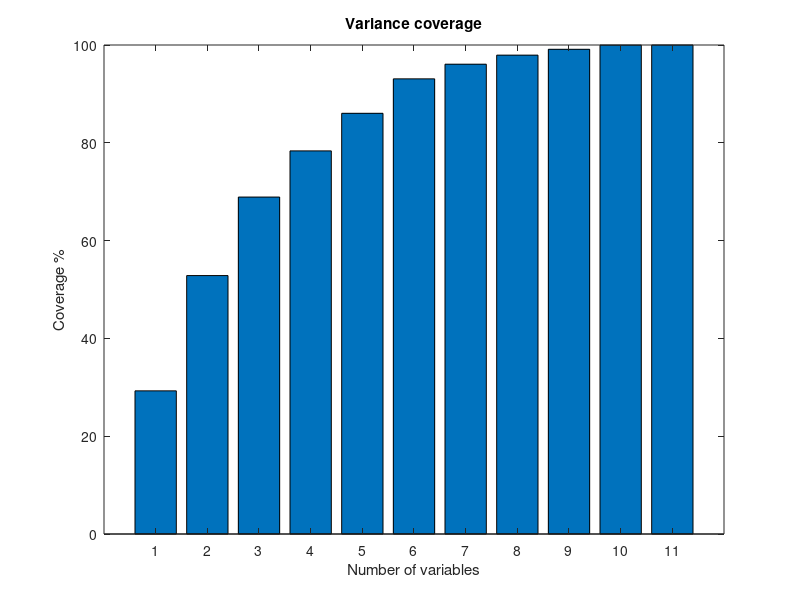
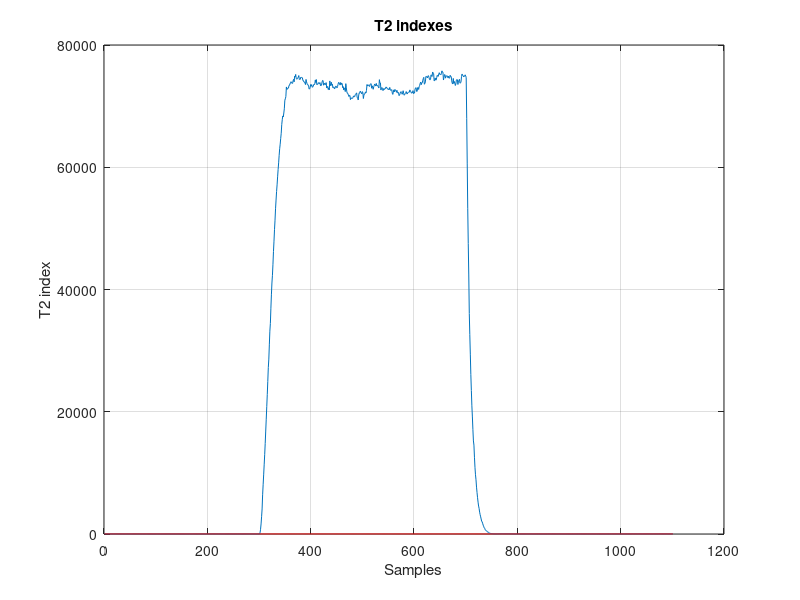
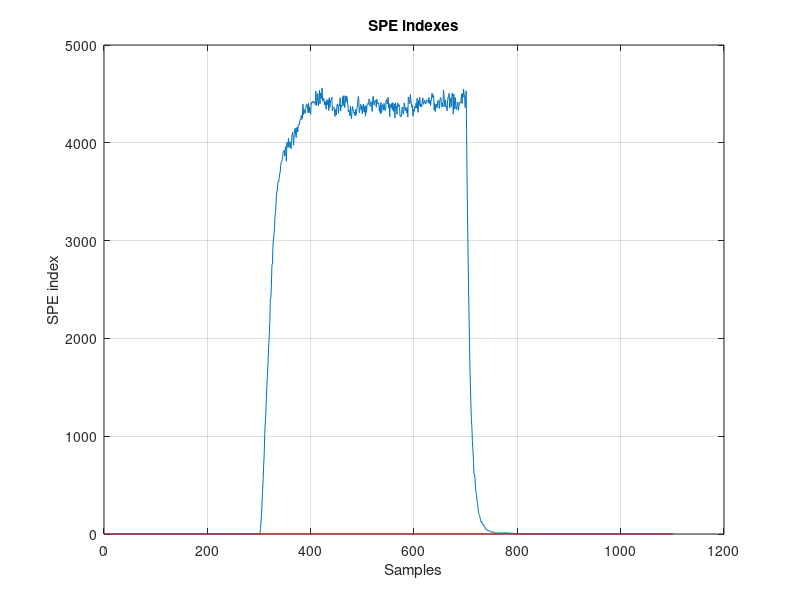
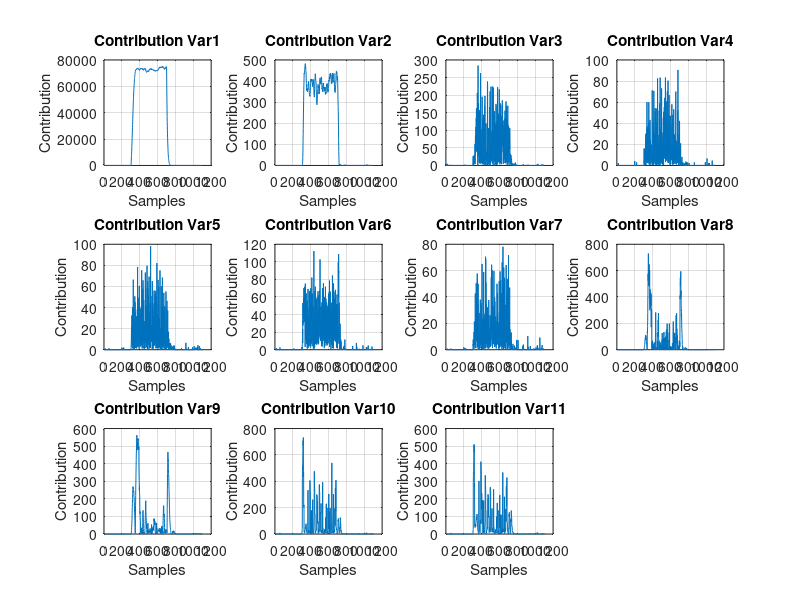

Reproduce these figures in MATLAB, in order.
%%
%
% Principal component analysis for process monitoring 
%

%% Importing Data
clear all;
close all;
load('pcadata.mat')
X = pcadata;

%% Training
Xt = X(1:300,:); % Training data


N = length(Xt); % Num of obs
nvar = size(Xt,2); % Num of var 

% Scaling
Xmean = mean(Xt);
Xstd = std(Xt);
XtScaled = Xt - ones(N,1)*Xmean;
XtScaled = XtScaled./(ones(N,1)*Xstd);

% Covariance matrix
C = XtScaled'*XtScaled/(N-1);

% Eigen vectors
[eigvec, lambda] = eigs(C,nvar);

% Principal Components
cusm = cumsum(diag(lambda));
perc = [];

% Variance coverage
for i = 1:length(cusm)
       perc = [perc cusm(i)/cusm(end)*100];
end

bar(perc);
title('Variance coverage');
xlabel('Number of variables');
ylabel('Coverage %');

% Select the number of PCs for coverage of >95%
for i = 1:length(perc)
   if(perc(i) > 95)
       break;
   end 
end

npc = i; % Number of PCs

disp(['Number of PCs (>0.95): ', num2str(npc)]);

Vk = eigvec(:,1:npc); % eigen vectors for PCs

sigma = lambda(1:npc, 1:npc); % eigenvalues for PCs


% Hotelling T2
T2lim = npc*(N-1)/(N-npc)*finv(0.95, npc, N-npc);

T2limits = zeros(npc,1); % Individual T2 limits

for i=1:npc
    T2limits(i) = sqrt(sigma(i,i))*tinv(0.98, N-1);
    
end

% SPE
zeta1 = 0;
zeta2 = 0;
zeta3 = 0;

for i = (npc+1):nvar
   zeta1 = zeta1 + lambda(i,i);
   zeta2 = zeta2 + lambda(i,i)^2;
   zeta3 = zeta3 + lambda(i,i)^3;
end

h0 = 1-(2*zeta1*zeta3)/(3*zeta2^2);
ca = norminv(0.95,0,1);
SPElim = zeta1*(ca*h0*sqrt(2*zeta2)/zeta1+1+zeta2*h0*(h0-1)/zeta1^2)^(1/h0);


%% New data

Xn = X; % Data
N2 = length(Xn); % Num of obs
nvar2 = size(Xn,2); % Num of var

% Scaling
XnScaled = Xn - ones(N2,1)*Xmean;
XnScaled = XnScaled./(ones(N2,1)*Xstd);

% Score
score = Vk'*XnScaled';

% Indexes
T2indexes = zeros(N2,1);
SPEindexes = zeros(N2,1);

for i=1:N2
    T2indexes(i) = XnScaled(i,:)*Vk*inv(sigma)*Vk'*XnScaled(i,:)';

    r = (eye(nvar)-Vk*Vk')*XnScaled(i,:)';
    SPEindexes(i) = r'*r;

end

% Limits as vectors for plotting
T2limPlot(1:N2) = T2lim;
SPElimPlot(1:N2) = SPElim;


% Plotting T2 indexes
figure;
plot(T2indexes);
hold on;
plot(T2limPlot,'r');
hold off;
grid;
title('T2 indexes');
xlabel('Samples');
ylabel('T2 index');

% Plotting SPE indexes
figure;
plot(SPEindexes);
hold on;
plot(SPElimPlot, 'r');
hold off;
grid;
title('SPE indexes');
xlabel('Samples');
ylabel('SPE index');




% Contribution plots
cont = zeros(npc,nvar,N2);

% cont = 
%               Variables (j)
%           [a11 a12 a13 a14 ... a1N]
% PCs (i)   [a21 a22 a23 a24 ... a2N]    * Observations (k)
%           [...                    ]
%           [aN1 aN2 aN3 aN4 ... aNN]

for k = 1:N2 % Observation
    for i=1:npc % Principal Component
        for j=1:nvar % Variable
            cont(i,j,k) = score(i,k)/sigma(i,i)*Vk(j,i)*XnScaled(k,j);
        end
    end
end

contPlot = zeros(N2,nvar); % Contribution sums
for k = 1:N2
    if(T2indexes(k) > T2lim) % Check if observation is faulty
        for i=1:nvar
            for j=1:npc
                if(abs(score(j,k)) > T2limits(j)) % Check which variables are faulty
                    if(cont(j,i,k) > 0) % Only positive values
                        contPlot(k,i) = contPlot(k,i) + cont(j,i,k);
                    end
                end
            end
        end
    end
end


% Plotting contribution plots
titles = {'Contribution Var1', 'Contribution Var2', 'Contribution Var3', 'Contribution Var4' ,...
    'Contribution Var5', 'Contribution Var6', 'Contribution Var7', 'Contribution Var8',...
    'Contribution Var9','Contribution Var10', 'Contribution Var11'};
dim = sqrt(length(titles)); % Figure dimensions
figure;

for i = 1:length(titles)
   subplot(round(dim),ceil(dim),i);
   plot(contPlot(:,i));
   grid;
   title(titles{i});
   xlabel('Samples');
   ylabel('Contribution');
end

